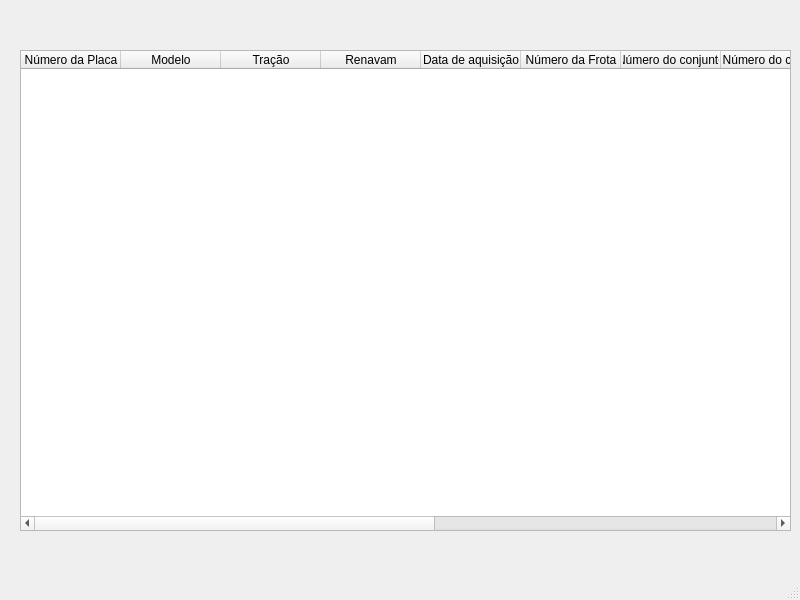
<?xml version="1.0" encoding="UTF-8"?>
<ui version="4.0">
 <class>MainWindow</class>
 <widget class="QMainWindow" name="MainWindow">
  <property name="geometry">
   <rect>
    <x>0</x>
    <y>0</y>
    <width>800</width>
    <height>600</height>
   </rect>
  </property>
  <property name="windowTitle">
   <string>MainWindow</string>
  </property>
  <widget class="QWidget" name="centralwidget">
   <widget class="QTableWidget" name="tabelaConsulta">
    <property name="geometry">
     <rect>
      <x>20</x>
      <y>50</y>
      <width>771</width>
      <height>481</height>
     </rect>
    </property>
    <column>
     <property name="text">
      <string>Número da Placa</string>
     </property>
    </column>
    <column>
     <property name="text">
      <string>Modelo</string>
     </property>
    </column>
    <column>
     <property name="text">
      <string>Tração</string>
     </property>
    </column>
    <column>
     <property name="text">
      <string>Renavam</string>
     </property>
    </column>
    <column>
     <property name="text">
      <string>Data de aquisição</string>
     </property>
    </column>
    <column>
     <property name="text">
      <string>Número da Frota</string>
     </property>
    </column>
    <column>
     <property name="text">
      <string>Número do conjunto</string>
     </property>
    </column>
    <column>
     <property name="text">
      <string>Número do chassi</string>
     </property>
    </column>
    <column>
     <property name="text">
      <string>Combustivel</string>
     </property>
    </column>
    <column>
     <property name="text">
      <string>Ano de fabricação</string>
     </property>
    </column>
    <column>
     <property name="text">
      <string>Marca</string>
     </property>
    </column>
    <column>
     <property name="text">
      <string>Quantidade de eixos</string>
     </property>
    </column>
    <column>
     <property name="text">
      <string>Tipo de veículo</string>
     </property>
    </column>
   </widget>
  </widget>
  <widget class="QMenuBar" name="menubar">
   <property name="geometry">
    <rect>
     <x>0</x>
     <y>0</y>
     <width>800</width>
     <height>21</height>
    </rect>
   </property>
  </widget>
  <widget class="QStatusBar" name="statusbar"/>
 </widget>
 <resources/>
 <connections/>
</ui>
